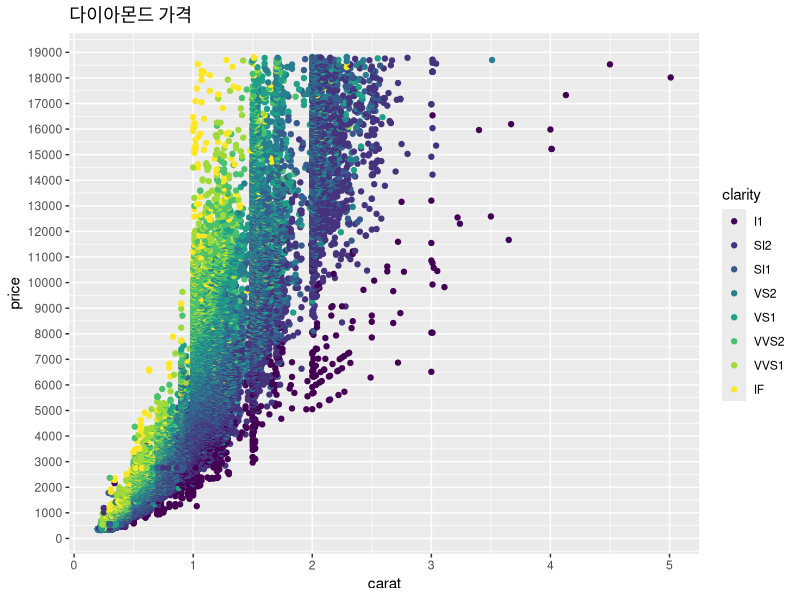

This chart was generated by the following R code:
carName <- c("Porsche 911", "the new GRANDEUR", "All New Carnival")

# 3
test <- gsub(" ", "", carName)
test


# 4
library(ggplot2)
ggplot(diamonds, aes(x = carat, y = price, color = clarity)) +
  geom_point() + ggtitle("다이아몬드 가격") +
  scale_y_continuous(breaks = seq(0, 20000, 1000))